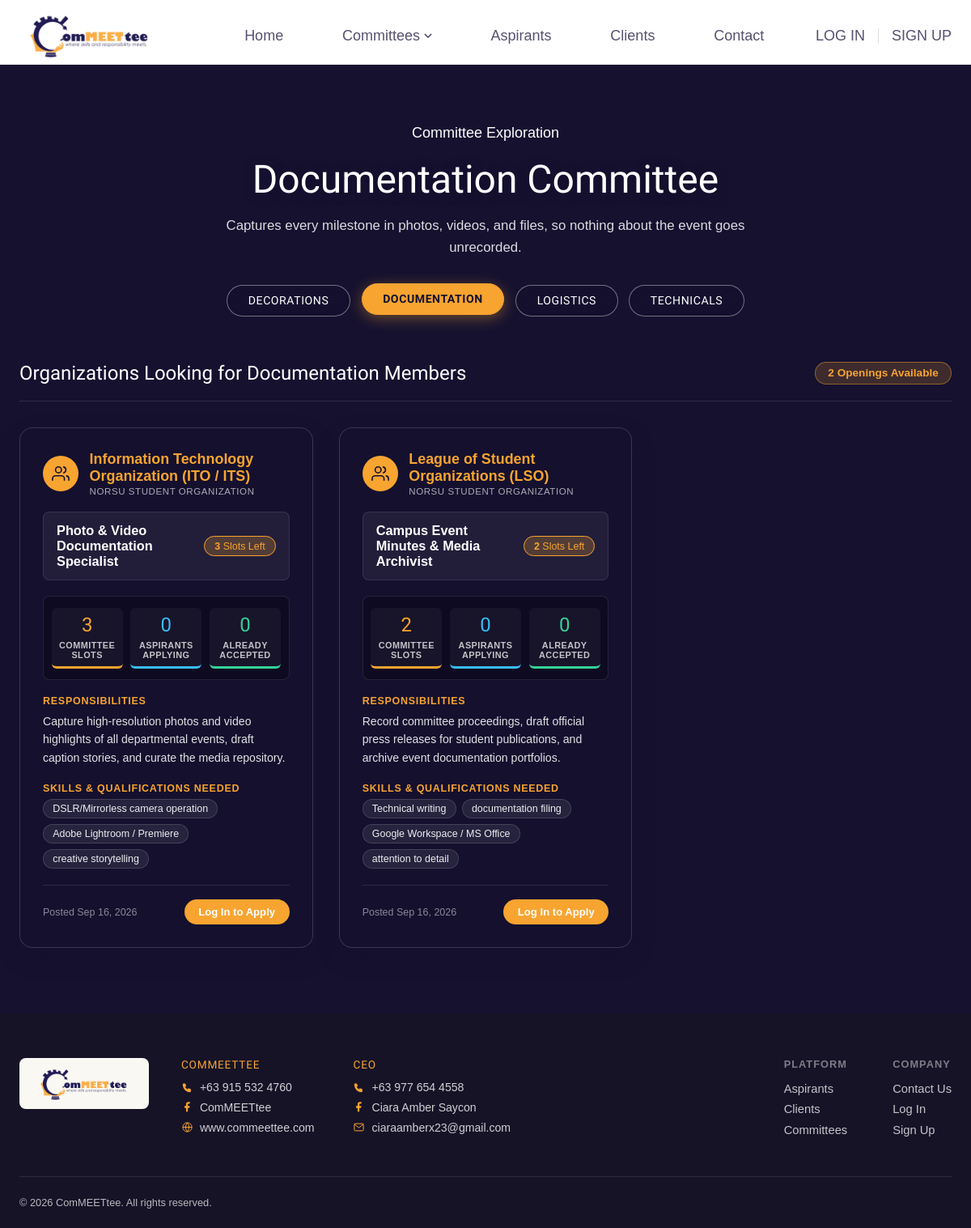
The page /committee.php?type=documentation on the database its author committed.
### tables this page shows
CREATE TABLE `categories` (
  `id` varchar(50) NOT NULL,
  `name` varchar(100) NOT NULL,
  `description` varchar(500) NOT NULL DEFAULT '',
  `image` varchar(255) NOT NULL DEFAULT '',
  PRIMARY KEY (`id`)
);

CREATE TABLE `postings` (
  `id` int unsigned NOT NULL AUTO_INCREMENT,
  `client_id` int unsigned NOT NULL,
  `category_id` varchar(50) NOT NULL,
  `title` varchar(255) NOT NULL,
  `description` varchar(2000) NOT NULL DEFAULT '',
  `skills_needed` varchar(500) NOT NULL DEFAULT '',
  `slots` int unsigned NOT NULL DEFAULT '1',
  `status` varchar(20) NOT NULL DEFAULT 'open',
  `moderation_status` varchar(20) NOT NULL DEFAULT 'pending',
  `image` varchar(255) NOT NULL DEFAULT '',
  `created_at` timestamp NOT NULL DEFAULT CURRENT_TIMESTAMP,
  PRIMARY KEY (`id`),
  KEY `client_id` (`client_id`),
  KEY `category_id` (`category_id`),
  CONSTRAINT `postings_ibfk_1` FOREIGN KEY (`client_id`) REFERENCES `users` (`id`),
  CONSTRAINT `postings_ibfk_2` FOREIGN KEY (`category_id`) REFERENCES `categories` (`id`)
);

CREATE TABLE `users` (
  `id` int unsigned NOT NULL AUTO_INCREMENT,
  `name` varchar(255) NOT NULL,
  `email` varchar(255) NOT NULL,
  `password` text NOT NULL,
  `role` varchar(20) NOT NULL DEFAULT 'aspirant',
  `status` varchar(20) NOT NULL DEFAULT 'active',
  `avatar` varchar(255) NOT NULL DEFAULT '',
  `org_name` varchar(255) NOT NULL DEFAULT '',
  `program` varchar(255) NOT NULL DEFAULT '',
  `year_level` varchar(50) NOT NULL DEFAULT '',
  `skills` varchar(500) NOT NULL DEFAULT '',
  `availability` varchar(255) NOT NULL DEFAULT '',
  `bio` varchar(1000) NOT NULL DEFAULT '',
  `created_at` timestamp NOT NULL DEFAULT CURRENT_TIMESTAMP,
  PRIMARY KEY (`id`),
  UNIQUE KEY `email` (`email`)
);

### Validation.php (called while the page is built, shortened)
<?php
function isLoggedIn(): bool
{
  return !empty($_SESSION['user_id']);
}

### committee.php (the view, shortened to what this page needs)
<?php
require_once __DIR__ . '/Validation.php';
$database = getDatabase();
$categories = $database->query('SELECT * FROM categories ORDER BY name ASC')->fetchAll(PDO::FETCH_ASSOC);
$selectedType = trim($_GET['type'] ?? $_GET['category'] ?? '');
$currentCategory = null;
foreach ($categories as $cat) {
  if ($cat['id'] === $selectedType) {
    $currentCategory = $cat;
    break;
  }
}
$postingsStmt = $database->prepare("
  SELECT postings.*,
         users.name AS client_name,
         users.org_name,
         users.email AS client_email,
         users.avatar AS client_avatar,
         (SELECT COUNT(*) FROM applications WHERE posting_id = postings.id AND status = 'accepted') AS accepted_count,
         (SELECT COUNT(*) FROM applications WHERE posting_id = postings.id AND status IN ('pending', 'reviewed')) AS applying_count,
         (SELECT COUNT(*) FROM applications WHERE posting_id = postings.id AND status = 'accepted') AS filled_count
  FROM postings
  JOIN users ON users.id = postings.client_id
  WHERE postings.category_id = ?
    AND postings.status = 'open'
    AND (postings.moderation_status = 'approved' OR postings.moderation_status IS NULL)
  ORDER BY postings.created_at DESC
");
$postingsStmt->execute([$selectedType]);
$postings = $postingsStmt->fetchAll(PDO::FETCH_ASSOC);
?>
<!DOCTYPE html>
<html lang="en">
<head>
<link rel="stylesheet" href="style.css?v=<?php echo file_exists(__DIR__ . '/style.css') ? filemtime(__DIR__ . '/style.css') : time(); ?>">
</head>
<body>
<header class="site-header">
  <div class="nav-wrap">
    <a href="index.php" class="brand" aria-label="HOME"><img src="assets/logo.png" alt="ComMEETtee" class="brand-logo"></a>
    <nav class="primary-nav" aria-label="Primary">
      <ul>
        <li><a href="index.php" class="nav-pill">Home</a></li>
        <li class="has-dropdown">
          <button class="nav-pill nav-pill-size" aria-expanded="false">Committees <svg class="chev" viewBox="0 0 12 8" width="10" height="7"><path d="M1 1l5 5 5-5" stroke="currentColor" stroke-width="2" fill="none"/></svg></button>
        </li>
        <li><a href="index.php#aspirants" class="nav-pill">Aspirants</a></li>
        <li><a href="index.php#clients" class="nav-pill">Clients</a></li>
        <li><a href="contact.php" class="nav-pill">Contact</a></li>
      </ul>
    </nav>
    <?php include __DIR__ . '/includes/nav-actions.php'; ?>
  </div>
</header>
<main class="committee-page">
  <div class="wrap">
    <div class="committee-header">
      <p class="eyebrow eyebrow--dark">Committee Exploration</p>
      <h1 class="committee-title"><?php echo htmlspecialchars($currentCategory['name'] ?? 'Committees'); ?> Committee</h1>
      <p class="committee-desc">
        <?php echo htmlspecialchars($currentCategory['description'] ?? 'Browse campus organizations seeking committee members.'); ?>
      </p>
      <div class="committee-selector-wrap" aria-label="Select committee type">
        <div class="committee-buttons-group">
          <?php foreach ($categories as $cat): ?>
            <?php $isActive = ($cat['id'] === $selectedType); ?>
            <a href="committee.php?type=<?php echo urlencode($cat['id']); ?>"
               class="committee-type-btn <?php echo $isActive ? 'is-active' : ''; ?>">
               <?php echo htmlspecialchars($cat['name']); ?>
            </a>
          <?php endforeach; ?>
        </div>
      </div>
    </div>
    <section class="committee-openings-section">
      <div class="committee-openings-head">
        <h2>Organizations Looking for <?php echo htmlspecialchars($currentCategory['name'] ?? ''); ?> Members</h2>
        <span class="openings-count-badge"><?php echo count($postings); ?> Opening<?php echo count($postings) === 1 ? '' : 's'; ?> Available</span>
      </div>
      <?php if (empty($postings)): ?>
        <div class="committee-empty-card">
          <svg viewBox="0 0 24 24" width="48" height="48" fill="none" stroke="currentColor" stroke-width="1.5" stroke-linecap="round" stroke-linejoin="round" aria-hidden="true">
            <circle cx="12" cy="12" r="10"/>
            <path d="M12 8v4"/>
            <path d="M12 16h.01"/>
          </svg>
          <h3>No Openings Listed Yet</h3>
          <p>There are currently no active openings posted by student organizations for the <?php echo htmlspecialchars($currentCategory['name'] ?? ''); ?> Committee.</p>
          <div class="empty-card-actions">
            <a href="account.php" class="btn btn--orange">Post an Opening for Your Org</a>
            <a href="index.php#committees" class="btn btn--outline">Browse Other Committees</a>
          </div>
        </div>
      <?php else: ?>
        <div class="committee-grid">
          <?php foreach ($postings as $posting): ?>
            <?php
              $remainingSlots = max(0, (int) $posting['slots'] - (int) $posting['accepted_count']);
              $orgDisplayName = !empty($posting['org_name']) ? $posting['org_name'] : $posting['client_name'];
              $isFull = ($remainingSlots === 0);
            ?>
            <article class="committee-org-card">
              <div class="org-card-header">
                <div class="org-avatar-badge">
                  <svg viewBox="0 0 24 24" width="22" height="22" fill="none" stroke="currentColor" stroke-width="1.8" stroke-linecap="round" stroke-linejoin="round">
                    <path d="M17 21v-2a4 4 0 0 0-4-4H5a4 4 0 0 0-4 4v2"/>
                    <circle cx="9" cy="7" r="4"/>
                    <path d="M23 21v-2a4 4 0 0 0-3-3.87"/>
                    <path d="M16 3.13a4 4 0 0 1 0 7.75"/>
                  </svg>
                </div>
                <div class="org-header-text">
                  <h3 class="org-name"><?php echo htmlspecialchars($orgDisplayName); ?></h3>
                  <span class="org-verified-label">NORSU Student Organization</span>
                </div>
              </div>
              <div class="org-card-role-strip">
                <h4 class="posting-role-title"><?php echo htmlspecialchars($posting['title']); ?></h4>
                <div class="slots-pill <?php echo $isFull ? 'slots-pill--full' : ''; ?>">
                  <?php if ($isFull): ?>
                    Slots Filled
                  <?php else: ?>
                    <strong><?php echo $remainingSlots; ?></strong> Slot<?php echo $remainingSlots === 1 ? '' : 's'; ?> Left
                  <?php endif; ?>
                </div>
              </div>
              <div class="org-card-metrics-grid">
                <div class="metric-col metric-col--target">
                  <span class="metric-number"><?php echo (int) $posting['slots']; ?></span>
                  <span class="metric-caption">Committee Slots</span>
                </div>
                <div class="metric-col metric-col--applying">
                  <span class="metric-number"><?php echo (int) $posting['applying_count']; ?></span>
                  <span class="metric-caption">Aspirants Applying</span>
                </div>
                <div class="metric-col metric-col--accepted">
                  <span class="metric-number"><?php echo (int) $posting['accepted_count']; ?></span>
                  <span class="metric-caption">Already Accepted</span>
                </div>
              </div>
              <div class="org-card-block">
                <h5 class="org-card-block-title">Responsibilities</h5>
                <p class="org-card-block-content">
                  <?php echo nl2br(htmlspecialchars($posting['description'])); ?>
                </p>
              </div>
              <?php if (!empty($posting['skills_needed'])): ?>
                <div class="org-card-block">
                  <h5 class="org-card-block-title">Skills &amp; Qualifications Needed</h5>
                  <div class="skills-tag-cloud">
                    <?php
                      $skillsList = array_filter(array_map('trim', explode(',', $posting['skills_needed'])));
                      foreach ($skillsList as $skill):
                    ?>
                      <span class="skill-tag"><?php echo htmlspecialchars($skill); ?></span>
                    <?php endforeach; ?>
                  </div>
                </div>
              <?php endif; ?>
              <div class="org-card-footer">
                <span class="posted-date">Posted <?php echo date('M j, Y', strtotime($posting['created_at'])); ?></span>
                <div class="org-card-action">
                  <?php if (!isLoggedIn()): ?>
                    <a href="login.php?next=<?php echo urlencode('committee.php?type=' . $selectedType); ?>" class="btn btn--orange btn--sm">Log In to Apply</a>
                  <?php elseif (isClient()): ?>
                    <span class="client-role-hint">Client Account</span>
                  <?php endif; ?>
                </div>
              </div>
            </article>
          <?php endforeach; ?>
        </div>
      <?php endif; ?>
    </section>
  </div>
</main>
<?php include __DIR__ . '/includes/footer.php'; ?>
</body>
</html>

### rows shown on the page
categories: name "Documentation", description "Captures every milestone in photos, videos, and files, so nothing about the event goes unrecorded.", name "DOCUMENTATION"
categories: name "DECORATIONS"
categories: name "LOGISTICS"
categories: name "TECHNICALS"
postings: client.org_name "Information Technology Organization (ITO / ITS)", title "Photo & Video Documentation Specialist", slots "3", applying_count "0", accepted_count "0", description "Capture high-resolution photos and video highlights of all departmental events, draft caption stories, and curate the media repository.", skills_needed "DSLR/Mirrorless camera operation", skills_needed "Adobe Lightroom / Premiere", skills_needed "creative storytelling", created_at "Sep 16, 2026"
postings: client.org_name "League of Student Organizations (LSO)", title "Campus Event Minutes & Media Archivist", slots "2", applying_count "0", accepted_count "0", description "Record committee proceedings, draft official press releases for student publications, and archive event documentation portfolios.", skills_needed "Technical writing", skills_needed "documentation filing", skills_needed "Google Workspace / MS Office", skills_needed "attention to detail", created_at "Sep 16, 2026"

### other values the page prints
count($postings) "2"
